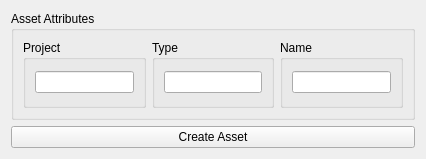
<?xml version="1.0" encoding="UTF-8"?>
<ui version="4.0">
 <class>assetBuilder</class>
 <widget class="QWidget" name="assetBuilder">
  <property name="geometry">
   <rect>
    <x>0</x>
    <y>0</y>
    <width>426</width>
    <height>159</height>
   </rect>
  </property>
  <property name="minimumSize">
   <size>
    <width>300</width>
    <height>150</height>
   </size>
  </property>
  <property name="focusPolicy">
   <enum>Qt::StrongFocus</enum>
  </property>
  <property name="windowTitle">
   <string>Asset Builder</string>
  </property>
  <layout class="QVBoxLayout" name="verticalLayout">
   <item>
    <widget class="QGroupBox" name="groupBox_4">
     <property name="title">
      <string>Asset Attributes</string>
     </property>
     <layout class="QHBoxLayout" name="horizontalLayout">
      <item>
       <widget class="QGroupBox" name="groupBox">
        <property name="title">
         <string>Project</string>
        </property>
        <layout class="QHBoxLayout" name="horizontalLayout_3">
         <item>
          <widget class="QLineEdit" name="projectName"/>
         </item>
        </layout>
       </widget>
      </item>
      <item>
       <widget class="QGroupBox" name="groupBox_3">
        <property name="title">
         <string>Type</string>
        </property>
        <layout class="QHBoxLayout" name="horizontalLayout_5">
         <item>
          <widget class="QLineEdit" name="projectType"/>
         </item>
        </layout>
       </widget>
      </item>
      <item>
       <widget class="QGroupBox" name="groupBox_2">
        <property name="title">
         <string>Name</string>
        </property>
        <layout class="QHBoxLayout" name="horizontalLayout_4">
         <item>
          <widget class="QLineEdit" name="assetName"/>
         </item>
        </layout>
       </widget>
      </item>
     </layout>
    </widget>
   </item>
   <item>
    <widget class="QPushButton" name="pushButton">
     <property name="text">
      <string>Create Asset</string>
     </property>
    </widget>
   </item>
  </layout>
 </widget>
 <resources/>
 <connections/>
</ui>
